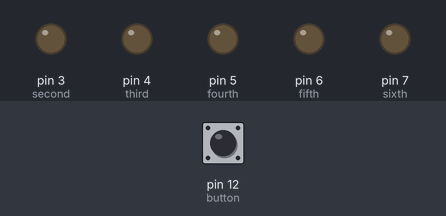
Recording of a sketch running on a simulated Arduino Uno, built with avr-gcc and run on an emulated ATmega328P. On the bench: output pins drawn as LEDs (lit = HIGH). Dashed ring = blinking. Inputs (shaded band) come from the test bench; at power-on: pin 12 (button) LOW. Random numbers use the default seed unless the sketch sets one; pins used as bus, display or sensor lines are not drawn.

Above: at 1.2 s.
1.3 s: pin 12 (button) pulled HIGH for 0.15 s
At 3.4 s:
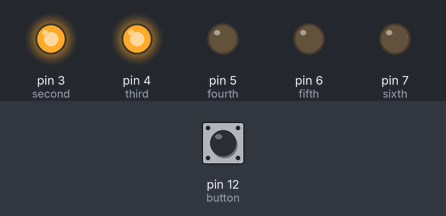
4.3 s: pin 12 (button) pulled HIGH for 1 s
At 6.9 s:
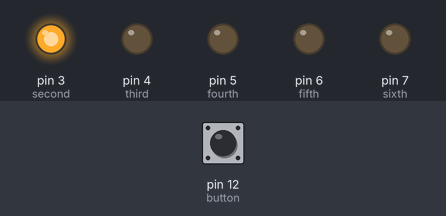
7.3 s: pin 12 (button) pulled HIGH for 3.2 s
At 8.15 s:
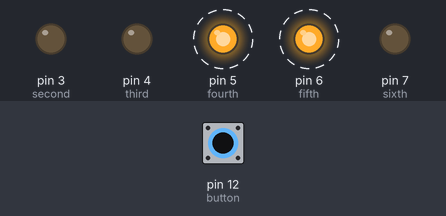
12.0 s: pin 12 (button) pulled HIGH for 0.15 s
At 14.0 s:
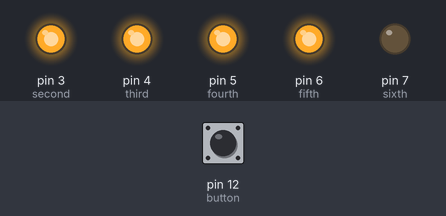
Timing chart, 0 to 16.0 s (numbered marks = the images above; inputs shaded):
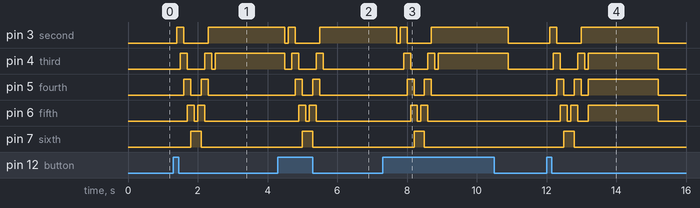

Measured:
- after the input at 1.3 s, pin 3 (second): LOW → HIGH after 0.10 s, → LOW 0.20 s later, → HIGH 0.70 s later; pin 4 (third): goes HIGH 0.20 s, LOW 0.50 s, HIGH 0.20 s, LOW 0.10 s, then HIGH, starting after 0.20 s
- after the input at 4.3 s, pin 5 (fourth): alternates HIGH for 0.20 s and LOW for 0.30 s, 4 changes in all, then stays LOW, starting after 0.50 s; pin 6 (fifth): alternates HIGH for 0.20 s and LOW for 0.10 s, 4 changes in all, then stays LOW, starting after 0.60 s; pin 7 (sixth): LOW → HIGH after 0.70 s, → LOW 0.30 s later
- after the input at 7.3 s, pin 4 (third): goes HIGH 0.20 s, LOW 0.50 s, HIGH 0.20 s, LOW 0.10 s, HIGH 2.0 s, then LOW, starting after 0.60 s; pin 5 (fourth): alternates HIGH for 0.20 s and LOW for 0.30 s, 4 changes in all, then stays LOW, starting after 0.70 s
- after the input at 12.0 s, pin 3 (second): LOW → HIGH after 0.10 s, → LOW 0.20 s later, → HIGH 0.70 s later, → LOW 2.2 s later; pin 4 (third): goes HIGH 0.20 s, LOW 0.50 s, HIGH 0.20 s, LOW 0.10 s, HIGH 2.0 s, then LOW, starting after 0.20 s

The sketch:

LEDxDice1.ino
```cpp
// Define the digital pins for the LEDs
int first = 2;
int second = 3;
int third = 4;
int fourth = 5;
int fifth = 6;
int sixth = 7;

// Pin for the button switch
int button = 12;
// Variable to check the state of the button switch
int pressed = 0;

void setup() {
  // Set all LED pins to OUTPUT
  for (int i = first; i <= sixth; i++) {
    pinMode(i, OUTPUT);
  }
  // Set button pin to INPUT
  pinMode(button, INPUT);

  // Initialize random seed using noise from analog pin 0 (should be unconnected)
  randomSeed(analogRead(0));

  // Initialize serial communication for debugging (optional)
  #ifdef DEBUG
    Serial.begin(9600);
  #endif
}

void buildUpTension() {
  // Light LEDs from left to right and back to build up tension
  // Left to right
  for (int i = first; i <= sixth; i++) {
    digitalWrite(i, HIGH); // Turn on the current LED
    delay(100); // Wait for a moment
    if (i != first) {
      digitalWrite(i - 1, LOW); // Turn off the previous LED
    }
  }
  // Right to left
  for (int i = sixth; i >= first; i--) {
    digitalWrite(i, HIGH); // Turn on the current LED
    delay(100); // Wait for a moment
    if (i != sixth) {
      digitalWrite(i + 1, LOW); // Turn off the next LED
    }
  }
}

void showNumber(int number) {
  // Turn on LEDs based on the rolled number
  digitalWrite(first, HIGH); // Always turn on the first LED
  if (number >= 2) {
    digitalWrite(second, HIGH);
  }
  if (number >= 3) {
    digitalWrite(third, HIGH);
  }
  if (number >= 4) {
    digitalWrite(fourth, HIGH);
  }
  if (number >= 5) {
    digitalWrite(fifth, HIGH);
  }
  if (number == 6) {
    digitalWrite(sixth, HIGH);
  }
}

int throwDice() {
  // Get a random number in the range [1,6]
  int randNumber = random(1, 7);

  #ifdef DEBUG
    Serial.println(randNumber); // Print the random number for debugging
  #endif

  return randNumber;
}

void setAllLEDs(int value) {
  // Set all LEDs to the specified value (HIGH or LOW)
  for (int i = first; i <= sixth; i++) {
    digitalWrite(i, value);
  }
}

void loop() {
  // Check if the button is pressed to throw the dice
  pressed = digitalRead(button);

  if (pressed == HIGH) {
    // Remove previous number by turning off all LEDs
    setAllLEDs(LOW);

    // Build up tension before showing the result
    buildUpTension();

    // Throw the dice and get the result
    int thrownNumber = throwDice();

    // Show the rolled number
    showNumber(thrownNumber);

    // Optional: Turn off LEDs after a short delay
    delay(2000); // Keep the result displayed for 2 seconds
    setAllLEDs(LOW); // Turn off all LEDs after displaying the number
  }
}
```
